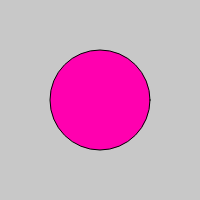
Frame 1 (no input)
Frame 60 (no input): identical to frame 1, image omitted
Frame 120 (the mouse pressed at the canvas centre since frame 60): identical to frame 1, image omitted

The p5.js sketch that drew this single still picture (run headless with seeded random() and noise() and a simulated clock; from frame 60 on, the mouse is pressed at the canvas centre):

// p5.js sketch
// ── sketch.js
let bg_color = 200;
let a_button;
let a_slider;

function setup() {
  createCanvas(200, 200);
  
  // Force DOM ui below canvas
  createP();
  
  a_button = createButton('changeColor');
  a_button.mousePressed(changeColor);
  
  // createSlider(min, max, [value], [step])
  a_slider = createSlider(0, 200, 100);
}

function changeColor() {
  bg_color = random(255);
}

function draw() {
  background(bg_color);
  fill(255, 0, 175);
  circle(100, 100, a_slider.value())
}
